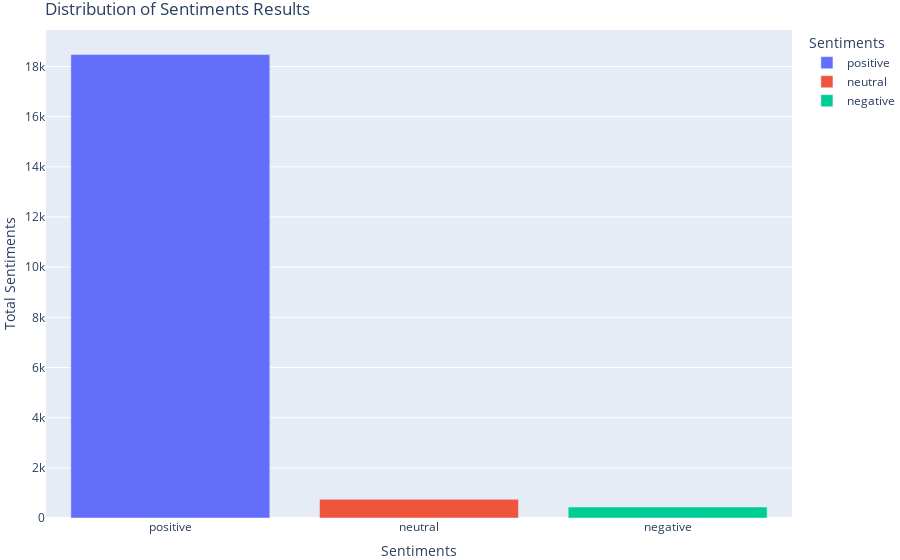

Notebook code for this chart:
### Code cell
sentiments_barchart = px.bar(bar_chart, x = 'Sentiments', y='Total Sentiments', color='Sentiments')

sentiments_barchart.update_layout(title='Distribution of Sentiments Results',
                                  margin={"r": 0, "t": 30, "l": 0, "b": 0})

sentiments_barchart.show() #Display plot.

### Figure 1 — Plotly figure (JSON) as saved in the notebook; plotly's stock layout.template omitted (floating-point values rounded to 4 significant figures)
{"data": [{"alignmentgroup": "True", "hovertemplate": "Sentiments=%{x}<br>Total Sentiments=%{y}<extra></extra>", "legendgroup": "positive", "marker": {"color": "#636efa", "pattern": {"shape": ""}}, "name": "positive", "offsetgroup": "positive", "orientation": "v", "showlegend": true, "textposition": "auto", "type": "bar", "x": ["positive"], "xaxis": "x", "y": [18483], "yaxis": "y"}, {"alignmentgroup": "True", "hovertemplate": "Sentiments=%{x}<br>Total Sentiments=%{y}<extra></extra>", "legendgroup": "neutral", "marker": {"color": "#EF553B", "pattern": {"shape": ""}}, "name": "neutral", "offsetgroup": "neutral", "orientation": "v", "showlegend": true, "textposition": "auto", "type": "bar", "x": ["neutral"], "xaxis": "x", "y": [743], "yaxis": "y"}, {"alignmentgroup": "True", "hovertemplate": "Sentiments=%{x}<br>Total Sentiments=%{y}<extra></extra>", "legendgroup": "negative", "marker": {"color": "#00cc96", "pattern": {"shape": ""}}, "name": "negative", "offsetgroup": "negative", "orientation": "v", "showlegend": true, "textposition": "auto", "type": "bar", "x": ["negative"], "xaxis": "x", "y": [438], "yaxis": "y"}], "layout": {"autosize": true, "barmode": "relative", "legend": {"title": {"text": "Sentiments"}, "tracegroupgap": 0}, "margin": {"b": 0, "l": 0, "r": 0, "t": 30}, "title": {"text": "Distribution of Sentiments Results"}, "xaxis": {"anchor": "y", "autorange": true, "categoryarray": ["positive", "neutral", "negative"], "categoryorder": "array", "domain": [0, 1], "range": [-0.5, 2.5], "title": {"text": "Sentiments"}, "type": "category"}, "yaxis": {"anchor": "x", "autorange": true, "domain": [0, 1], "range": [0, 19460.0], "title": {"text": "Total Sentiments"}, "type": "linear"}}}
